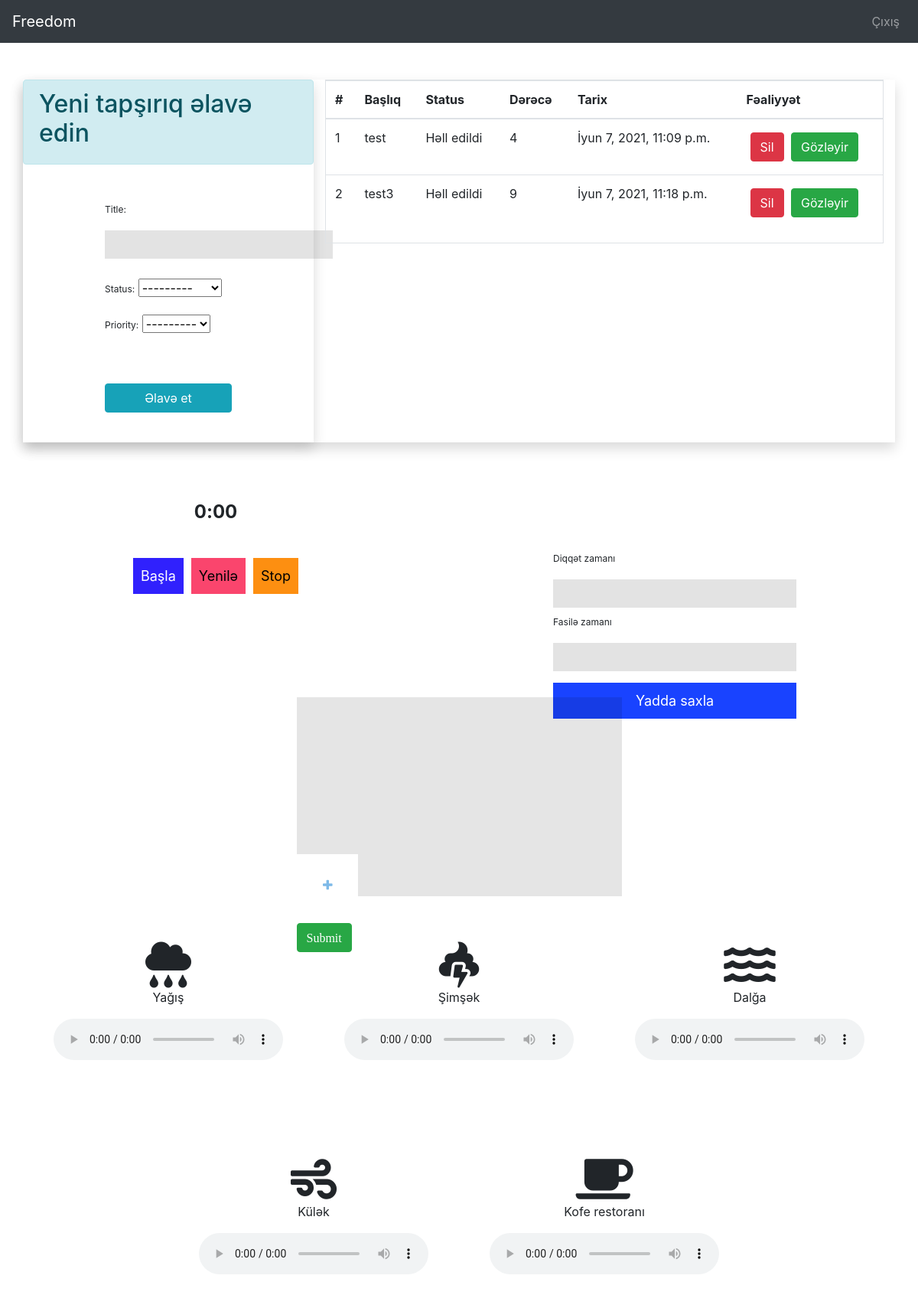
The page /app/ (signed in) on the database as committed earlier.
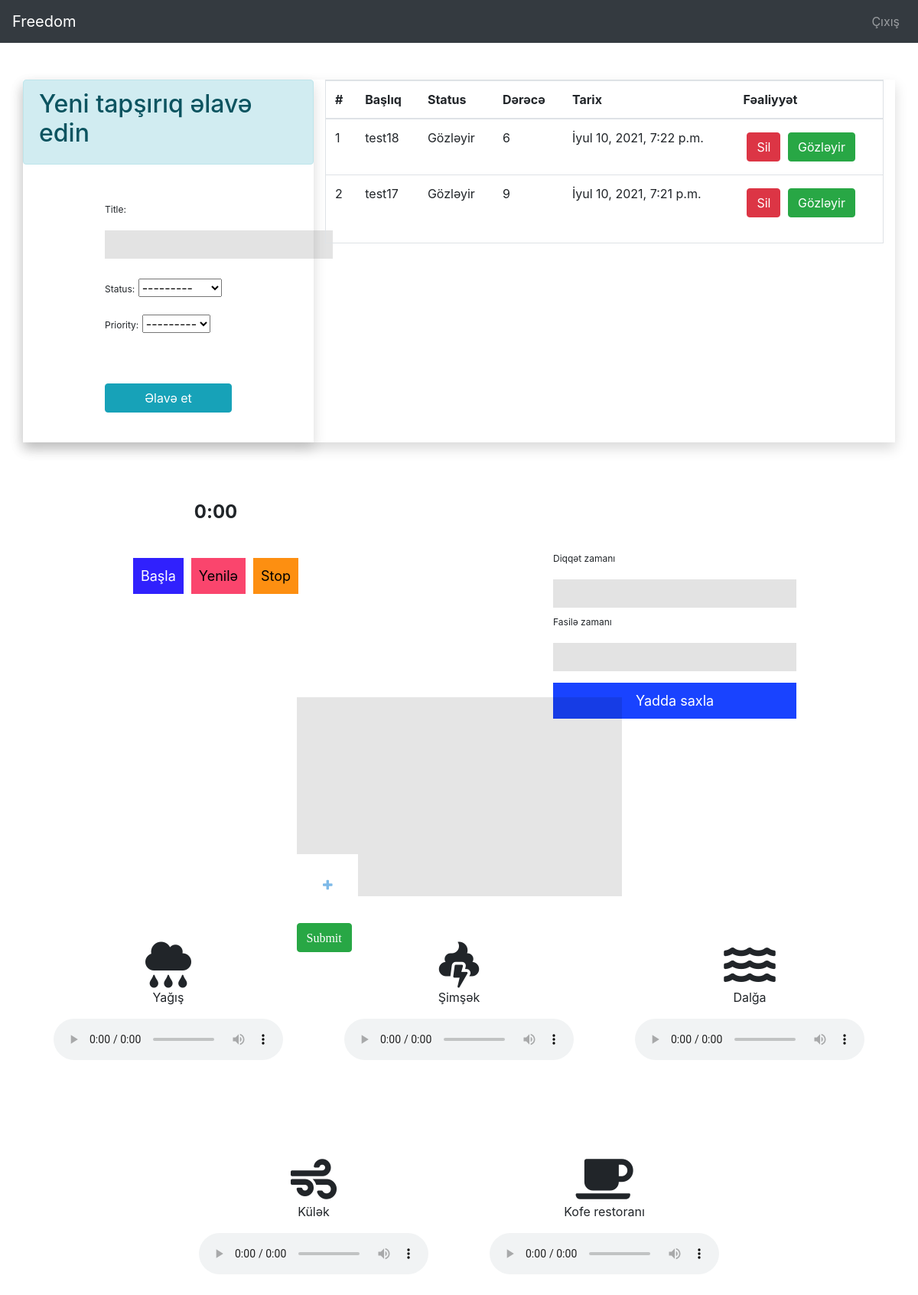
The same page on the database as committed later.
### app/models.py (models this page shows)
class TODO(models.Model):
    status_choices = [
        ('C', 'Həll edilmiş'),
        ('F', 'Gözləmədə'),
    ]
    priority_choices = [
        ('1', '1️⃣'),
        ('2', '2️⃣'),
        ('3', '3️⃣'),
        ('4', '4️⃣'),
        ('5', '5️⃣'),
        ('6', '6️⃣'),
        ('7', '7️⃣'),
        ('8', '8️⃣'),
        ('9', '9️⃣'),
        ('10', '🔟'),
    ]
    title = models.CharField(max_length=50)
    status = models.CharField(max_length=2, choices=status_choices)
    user = models.ForeignKey(User, on_delete=models.CASCADE)
    date = models.DateTimeField(auto_now_add=True)
    priority = models.CharField(max_length=2, choices=priority_choices)

### app/views.py (the view)
# urls.py: path('', views.home, name="home"),
@login_required(login_url='login')
def home(request):
    if request.user.is_authenticated:
        user = request.user
        form = TODOForm()
        todos = TODO.objects.filter(user=user).order_by('priority')
        blocklist = Blocklist.objects.all()
        return render(request, 'index.html', context={'form': form, "blocklist": blocklist , 'todos': todos})

### app/forms.py
class TODOForm(ModelForm):
    class Meta:
        model = TODO
        fields = ['title', 'status', 'priority']

### app/templates/index.html (shortened to what this page needs)
{% extends 'base.html' %} {% block content %}
<div>
  <div class="container pt-4">
    <div class="row shadow p-0 mt-4">
      <div class="col-lg-4 mx-auto shadow p-0">
        <div class="alert alert-info">
          <h2>Yeni tapşırıq əlavə edin</h2>
        </div>
        <div class="p-4">
          <form action="/app/add-todo/" method="post">
            {% csrf_token %} {{ form.as_p }}
            <input type="submit" value="Əlavə et" class="btn btn-info" />
          </form>
        </div>
      </div>
      <div class="col">
        <div class="border">
          {% if todos|length == 0 %}
          <div class="p-4">
            <br />
            <br />
            <div class="alert alert-info text-center">
              <p class="" style="font-size: 30px">Tapşırıq yoxdur</p>
            </div>
            <br />
            <br />
          </div>
          {% else %}
          <div>
            <table class="table">
              <thead>
                <tr>
                  <th>#</th>
                  <th>Başlıq</th>
                  <th>Status</th>
                  <th>Dərəcə</th>
                  <th>Tarix</th>
                  <th>Fəaliyyət</th>
                </tr>
              </thead>
              <tbody>
                {% for todo in todos %}
                <tr>
                  <td>{{ forloop.counter }}</td>
                  <td>{{ todo.title }}</td>
                  <td>
                    {% if todo.status == 'C' %} Həll edildi {% else %} Gözləyir
                    {% endif %}
                  </td>
                  <td>{{ todo.priority }}</td>
                  <td>{{ todo.date }}</td>
                  <td>
                    <button data-toggle="modal" data-target="#exampleModalCenter{{ todo.id }}" class="btn btn-danger">
                      Sil
                    </button>
                    {% if todo.status == 'P' %}
                    <a href="/app/change-status/{{ todo.id }}/C" class="btn btn-success">Həll edildi</a>
                    {% else %}
                    <a href="/app/change-status/{{ todo.id }}/P" class="btn btn-success">Gözləyir</a>
                    {% endif %}
                  </td>
                </tr>
                {% endfor %}
              </tbody>
            </table>
          </div>
          {% endif %}
        </div>
      </div>
    </div>
  </div>
</div>
<div class="clock-container">
  <figure class="clock">
    <div class="mins">0</div>
    <div>:</div>
    <div class="secs">00</div>
    <svg class="progress-ring" height="120" width="120">
      <circle class="progress-ring__circle" stroke-width="8" fill="transparent" r="50" cx="60" cy="60" />
    </svg>
  </figure>
  <div class="btn-group">
    <button class="start">Başla</button>
    <button class="reset">Yenilə</button>
    <button class="pause">Stop</button>
  </div>
  <form id="form">
    <label for="focusTime">Diqqət zamanı</label>
    <input type="number" value="1" id="focusTime" />
    <label for="breakTime">Fasilə zamanı</label>
    <input type="number" value="1" id="breakTime" />
    <button type="submit">Yadda saxla</button>
  </form>
</div>
<div class="thumbnail hascategory">
  <div class="cat-wrap">
      <div class="cat-submit-container">
        <div class="cat-submit">Submit</div>
        <input class="btn btn-success" type="submit" value="Submit">
      </div>
  </div>
</div>
</div>
<div class="murmur">
  <div class="sounds">
    <i class="fas fa-cloud-rain"></i>
    <p>Yağış</p>
    <div>
      <audio preload="auto" loop controls src='https://st2.asoftmurmur.com/assets/p/content/rain/main-rain.mp4'
        type='autio/mp4'></audio>
    </div>
  </div>
  <div class="sounds">
    <i class="fas fa-poo-storm"></i>
    <p>Şimşək</p>
    <div>
      <audio preload="auto" loop controls src="https://st2.asoftmurmur.com/assets/p/content/thunder/main-thunder.mp4"
        type="autio/mp4"></audio>
    </div>
  </div>
  <div class="sounds">
    <i class="fas fa-water"></i>
    <p>Dalğa</p>
    <div>
      <audio preload="auto" loop controls src="https://st3.asoftmurmur.com/assets/p/content/waves/main-waves.mp4"
        type="autio/mp4"></audio>
    </div>
  </div>
  <div class="sounds">
    <i class="fas fa-wind"></i>
    <p>Külək</p>
    <div>
      <audio preload="auto" loop controls src='https://st2.asoftmurmur.com/assets/p/content/wind/main-wind.mp4'
        type='autio/mp4'>
        ></audio>
    </div>
  </div>
  <div class="sounds">
    <i class="fas fa-coffee"></i>
    <p>Kofe restoranı</p>
    <div>
      <audio preload="auto" loop controls src='https://st3.asoftmurmur.com/assets/p/content/people/main-people.mp4'>
        ></audio>
    </div>
  </div>
</div>
{% endblock %}

### app/templates/base.html (shortened to what this page needs)
<!DOCTYPE html>
<html lang="en">
  <head>
    <link
      rel="stylesheet"
      href="https://cdn.jsdelivr.net/npm/bootstrap@4.6.0/dist/css/bootstrap.min.css"
    />
    <link href="//netdna.bootstrapcdn.com/font-awesome/4.0.3/css/font-awesome.css" rel="stylesheet">
    <link rel="stylesheet" href="https://use.fontawesome.com/releases/v5.15.3/css/all.css">
  </head>
  <body>
    <nav class="navbar navbar-expand-lg navbar-dark bg-dark">
      <a class="navbar-brand" href="/">Freedom</a>
      <div class="collapse navbar-collapse" id="navbarNav">
        <ul class="navbar-nav ml-auto">
          {% if request.user.is_authenticated %}
          <li class="nav-item">
            <a class="nav-link" href="/app/logout">Çıxış</a>
          </li>
          {% endif %}
        </ul>
      </div>
    </nav>
    <div>{% block content %} {% endblock %}</div>
  </body>
</html>

### app/templates/index.html (style rules this page uses)
input { transition: 0.5s ease-in-out; margin: 10px 0; font-size: 18px; padding: 5px; background: rgba(0, 0, 0, 0.11); border: none; }
.btn-group { display: flex; justify-content: space-between; align-items: center; height: 10%; margin: 35px 0; }
button { margin: 5px; padding: 10px; border: none; font-size: 18px; transition: 0.5s ease-in-out; }
label { font-size: 12px; }
form { height: 20%; display: flex; flex-direction: column; padding: 0; max-width: 370px; margin: 5px auto; }
form button { background: rgb(25, 67, 255); width: 100%; margin: 5px 0; color: white; }
.start { background: rgb(48, 33, 253); color: white; }
.reset { background: rgb(250, 69, 109); color: #000000; }
.pause { background: rgb(253, 143, 17); }
.clock { padding: 3px; display: flex; position: relative; justify-content: center; align-items: center; font-weight: bold; height: 30%; font-size: 24px; }
.progress-ring { position: absolute; top: 50%; left: 50%; transform: translate(-50%, -50%); }
@media screen and (min-width: 768px) { .clock-container { padding-top: 50px; display: grid; grid-template-areas: "clock form" "btns form"; } }
@media screen and (min-width: 768px) { .btn-group { grid-area: btns; justify-content: center; } }
@media screen and (min-width: 768px) { .clock { grid-area: clock; height: 100%; } }
@media screen and (min-width: 768px) { form { align-self: center; justify-self: center; grid-area: form; width: 50%; justify-content: space-around; } }
.murmur { display: flex; flex-wrap: wrap; justify-content: center; }
.sounds { margin: 60px 40px; display: flex; flex-direction: column; justify-content: center; align-items: center; }
.murmur i { font-size: 60px; margin: 0 20px; text-align: center; }
html { height: 100%; position: relative; }
.fa, .cat-submit-container { display: inline-block; font-family: FontAwesome; font-style: normal; font-weight: normal; line-height: 1; -webkit-font-smoothing: antialiased; -moz-osx-font-smoothing: grayscale; }
.fa-arrow-right:before, .cat-submit-container:before { content: "\f067"; }
.thumbnail { display: block; height: 250px; margin: 0 auto; width: 425px; margin-top: 50px; background-color: rgba(0, 0, 0, 0.1); position: relative; transition: height 200ms 300ms; }
.thumbnail.hascategory { height: 260px; }
.cat-wrap { margin: 0 auto; position: relative; width: 100%; position: absolute; bottom: -40px; right: 0; transition: 200ms all; }
input[type="text"] { box-sizing: border-box; border-radius: 0; -webkit-appearance: none; }
.cat-submit-container { display: inline-block; height: 80px; width: 80px; position: absolute; transition: visibility 1ms; box-shadow: none; box-sizing: border-box; top: 15px; }
.cat-submit-container:before { position: absolute; top: 50%; color: #7db9e8; left: 50%; transform: translateX(-50%) translateY(-50%) rotate(90deg); display: block; transition: 200ms all, 400ms transform; }
.cat-submit-container .cat-submit { height: 100%; width: 100%; border-radius: 0; cursor: pointer; text-indent: -999px; background: white; padding: 0; border: none; }

Rows that differ between the two databases and show on the page:
removed TODO: title "test", status "Həll edildi", priority "4", date "İyun 7, 2021, 11:09 p.m."
removed TODO: title "test3", status "Həll edildi", priority "9", date "İyun 7, 2021, 11:18 p.m."
added TODO: title "test18", status "Gözləyir", priority "6", date "İyul 10, 2021, 7:22 p.m."
added TODO: title "test17", status "Gözləyir", priority "9", date "İyul 10, 2021, 7:21 p.m."
